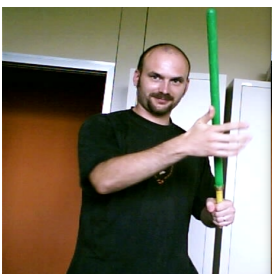
#> input picture green_sable.png, 272 x 276 px, given in place of the camera
$ python colordetect.py
#> lines starting #> are read from the running program, lines starting #| are printed output that depends on the picture; after the words box and inside, x2 and y2 are one past the last pixel; in counts of white or black regions, pixels touching at a corner belong together
import cv2
import sys
import numpy as np

cap = cv2.VideoCapture(0) # 0 is the id of your video device.
# Check if camera opened successfully
if not cap.isOpened():
    print("Unable to read camera feed")
    sys.exit(0)

fld = cv2.ximgproc.createFastLineDetector()

while(True):
    ret, img = cap.read()
#> img is the input picture: shape (276, 272, 3); mean B, G, R 98.7, 116.5, 125
 # Convert BGR to HSV
    hsv = cv2.cvtColor(img, cv2.COLOR_BGR2HSV)
#> hsv: shape (276, 272, 3); mean H, S, V 52.2, 113.9, 132.6

    # define range of blue color in HSV
    lower_green = np.array([35,43,46],dtype=np.uint8)
    upper_green = np.array([77,255,255],dtype=np.uint8)

    # Threshold the HSV image to get only blue colors
    mask = cv2.inRange(hsv, lower_green, upper_green)
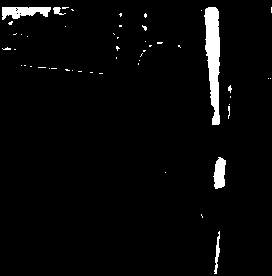
#> mask: shape (276, 272); 3.2% white; 51 white regions (46 under 20 px), largest, box (x1, y1, x2, y2) and area: (204, 7, 220, 125) 1259, (2, 7, 51, 20) 420, (213, 157, 226, 189) 302, (214, 231, 220, 274) 112, (53, 7, 66, 15) 53

    # Bitwise-AND mask and original image
    res = cv2.bitwise_and(img,img, mask= mask)
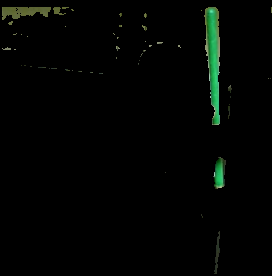
#> res: shape (276, 272, 3); mean B, G, R 2.4, 4.2, 2.1
    res_bw = cv2.cvtColor(res, cv2.COLOR_HSV2BGR)
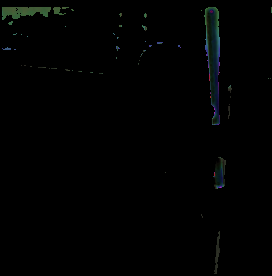
#> res_bw: shape (276, 272, 3); mean B, G, R 1.6, 1.8, 1.2
    res_bw_fin = cv2.cvtColor(res_bw, cv2.COLOR_BGR2GRAY)
    #cv2.imshow('video',img)
    #cv2.imshow('mask',mask)
    cv2.imshow('res',res_bw_fin)
    #press esc to end
    k = cv2.waitKey(5) & 0xFF
#> (key Esc is pressed here)
    if k == 27:
        break
